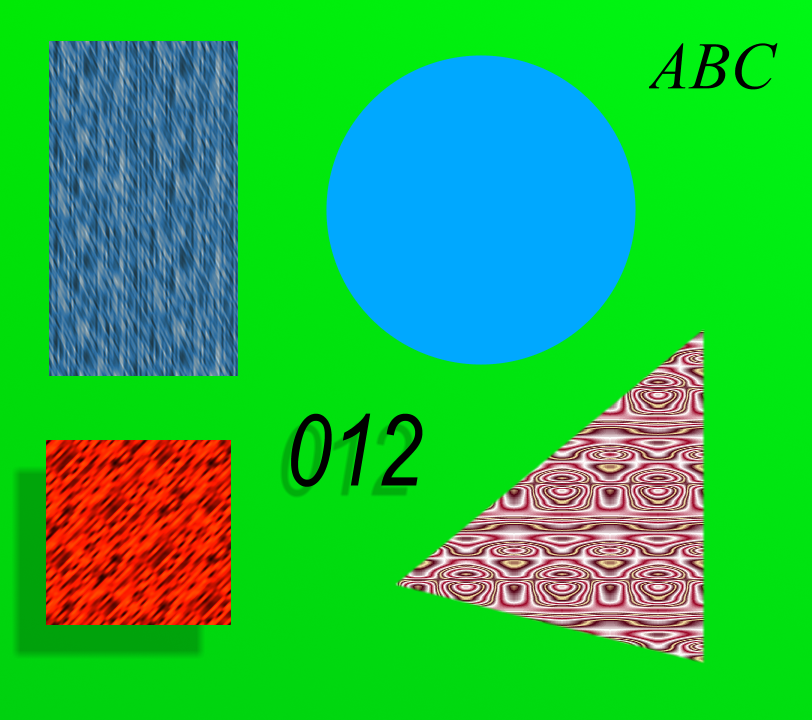
#> input picture img/0.BMP, 812 x 720 px, given in place of 1.bmp, which was not available
$ python main.py
#> lines starting #> are read from the running program, lines starting #| are printed output that depends on the picture; after the words box and inside, x2 and y2 are one past the last pixel; in counts of white or black regions, pixels touching at a corner belong together; pictures that were not available may be replaced by others from this repository, and a replacement may not be noted
import cv2 as cv
import numpy as np

def main():
    # Load the image with default color mode (BGR)
    img = cv.imread('img/1.bmp')
#> img is the input picture: shape (720, 812, 3); mean B, G, R 69.8, 184.7, 35.5
    if img is None:
        print("Error: Image not found.")
        return

    background = cv.imread('img/back.jpg')
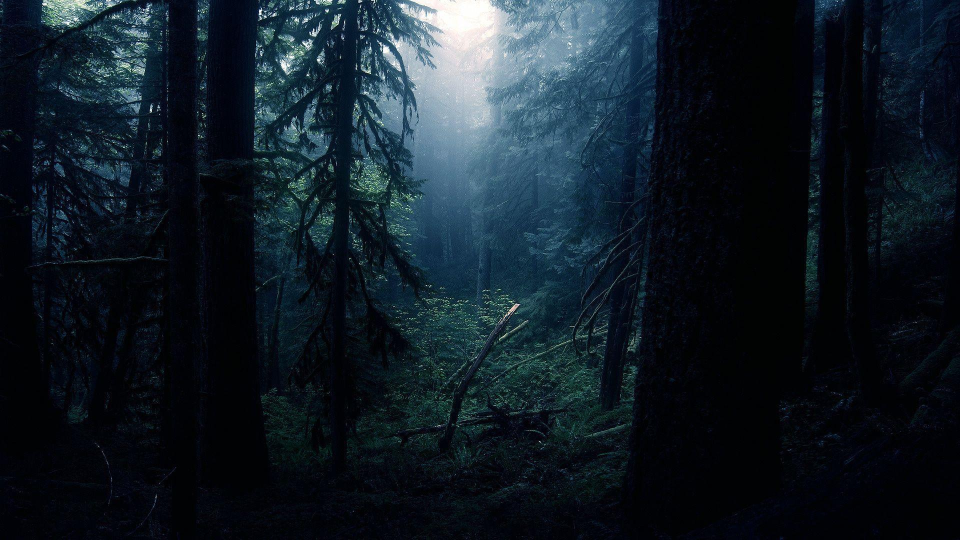
#> input picture img/back.jpg, 1920 x 1080 px (shown at 1/2 size)
#> background is the input picture: shape (1080, 1920, 3); mean B, G, R 37.5, 28.7, 17.9
    if background is None:
        print("Error: Image not found.")
        return

    # Show the original image
    cv.imshow('Original Image', img)
    cv.waitKey(0)

    # Convert BGR to HSV
    hsv = cv.cvtColor(img, cv.COLOR_BGR2HSV)
#> hsv: shape (720, 812, 3); mean H, S, V 73.8, 228.2, 215.3

    # set range for green detection
    lower_green = np.array([45, 50, 50])
    upper_green = np.array([75, 255, 255])

    # Create a mask for green color
    mask = cv.inRange(hsv, lower_green, upper_green)
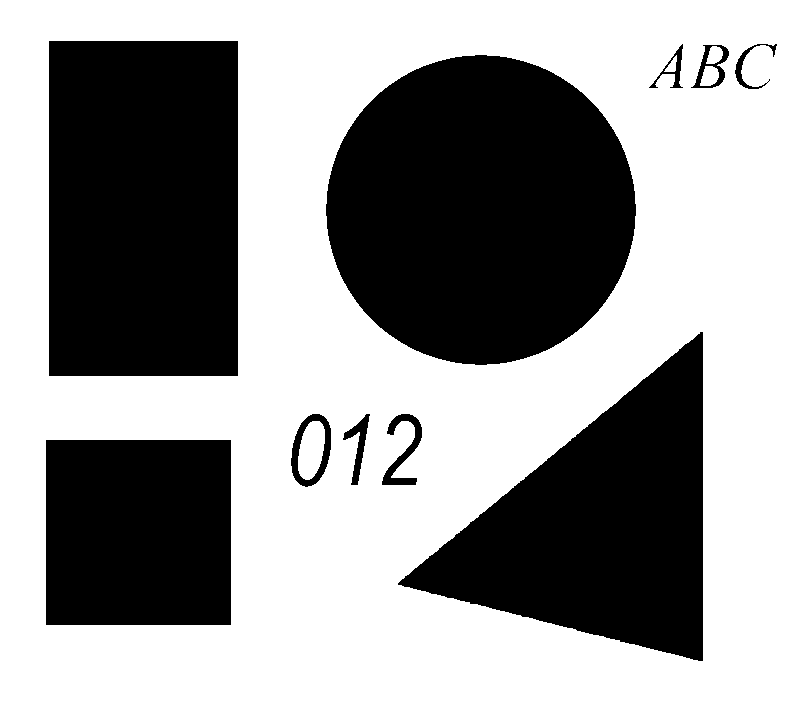
#> mask: shape (720, 812); 61.1% white; 10 black regions, largest, box (x1, y1, x2, y2) and area: (326, 55, 636, 365) 75108, (49, 41, 238, 376) 63315, (398, 332, 703, 661) 50748
    cv.imshow('Green Mask', mask)
    cv.waitKey(0)

    mask_inv = cv.bitwise_not(mask)
    cv.imshow("Inverse green mask", mask_inv)
    cv.waitKey(0)

    mask_float = mask_inv.astype(np.float32) / 255.0
    blurred_mask = cv.GaussianBlur(mask_float, (15,15), 0)
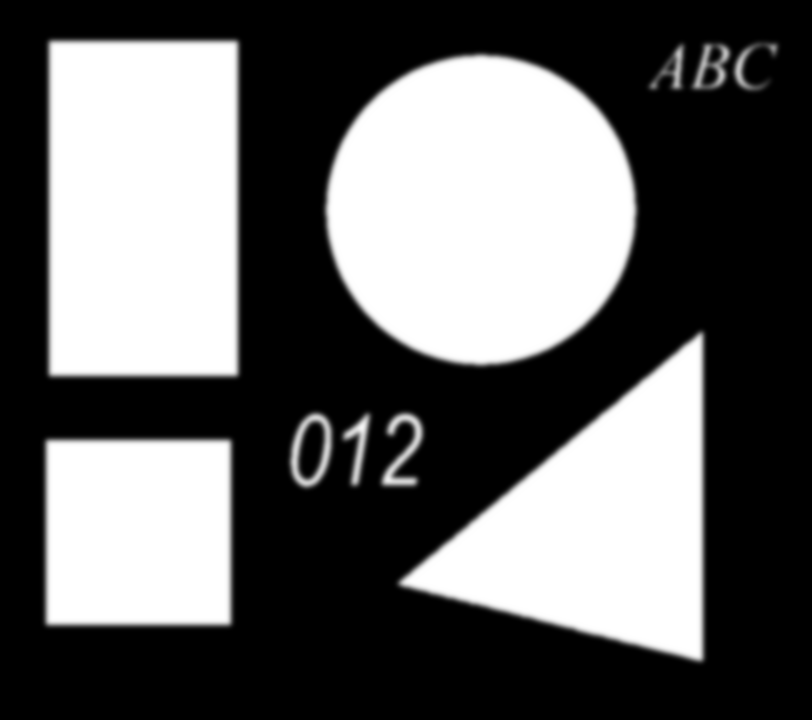
#> blurred_mask: shape (720, 812) float32; min 0, max 1, mean 0.389
    #blurred_mask = np.clip(blurred_mask, 0.0, 1.0)
    cv.imshow("Blurred Inverse Mask", blurred_mask)
    cv.waitKey(0)

    # [4 lines of commented-out code are left out]


    blurred_mask_3d = cv.merge([blurred_mask, blurred_mask, blurred_mask])
    foreground = img.astype(np.float32) * blurred_mask_3d
    foreground = foreground.astype(np.uint8)
    cv.imshow("Foreground", foreground)
    cv.waitKey(0)

    # aqui
    foreground_limpo = foreground.copy()
    b, g, r = cv.split(foreground_limpo)
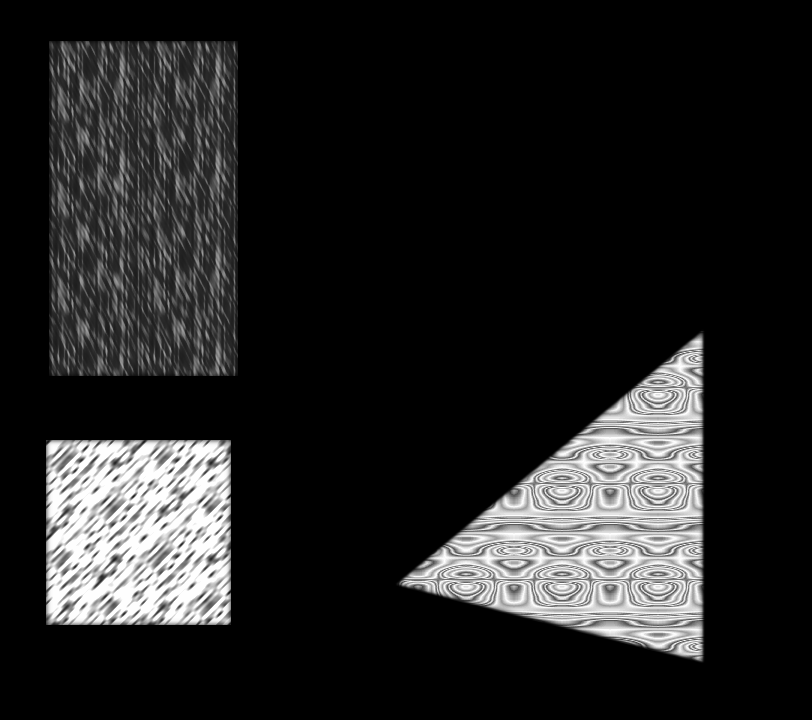
#> r: shape (720, 812); min 0, max 254, mean 34.6
    condicao_despill = (g > r) & (g > b) & (b > 0)
#> condicao_despill: shape (720, 812) bool; 3.5% white; 16 white regions (1 under 20 px), largest, box (x1, y1, x2, y2) and area: (395, 329, 707, 665) 4542, (322, 51, 640, 369) 4064, (46, 38, 242, 380) 3366
    novo_g = ((r.astype(float) + b.astype(float)) / 2).astype(np.uint8)

    # Aplica a correção apenas nos pixels que satisfazem a condição
    g[condicao_despill] = novo_g[condicao_despill]
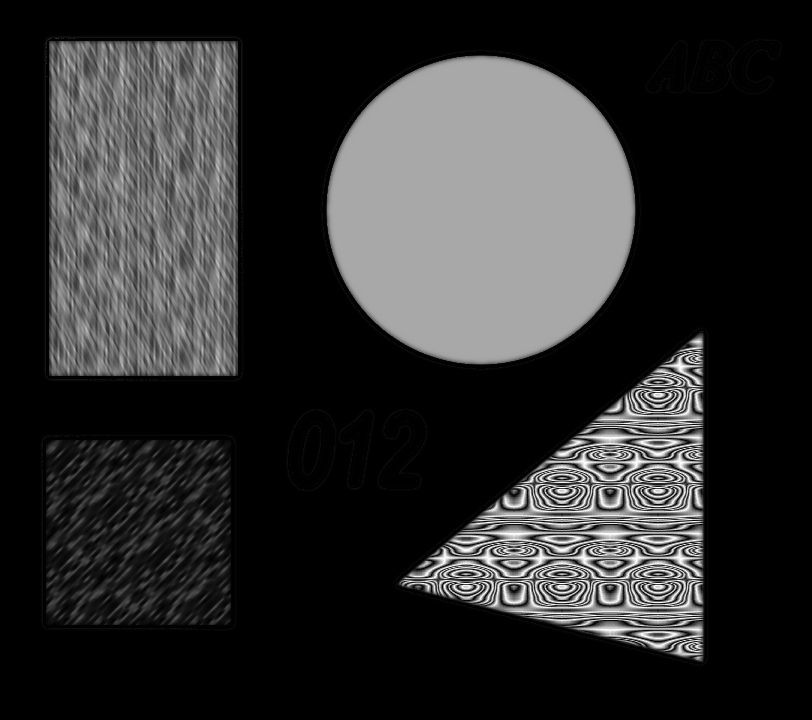
#> g: shape (720, 812); min 0, max 253, mean 46.3
    foreground_limpo = cv.merge([b, g, r])

    cv.imshow("Foreground Cleaned", foreground_limpo)
    cv.waitKey(0)


    # Resize background to match foreground dimensions
    h, w = img.shape[:2]
#> h = 720; w = 812
    background_resized = cv.resize(background, (w, h))
    cv.imshow("Resized Background", background_resized)
    cv.waitKey(0)

    # Create inverse mask for background
    background_mask_3d = cv.merge([1.0 - blurred_mask, 1.0 - blurred_mask, 1.0 - blurred_mask])
    background_part = background_resized.astype(np.float32) * background_mask_3d
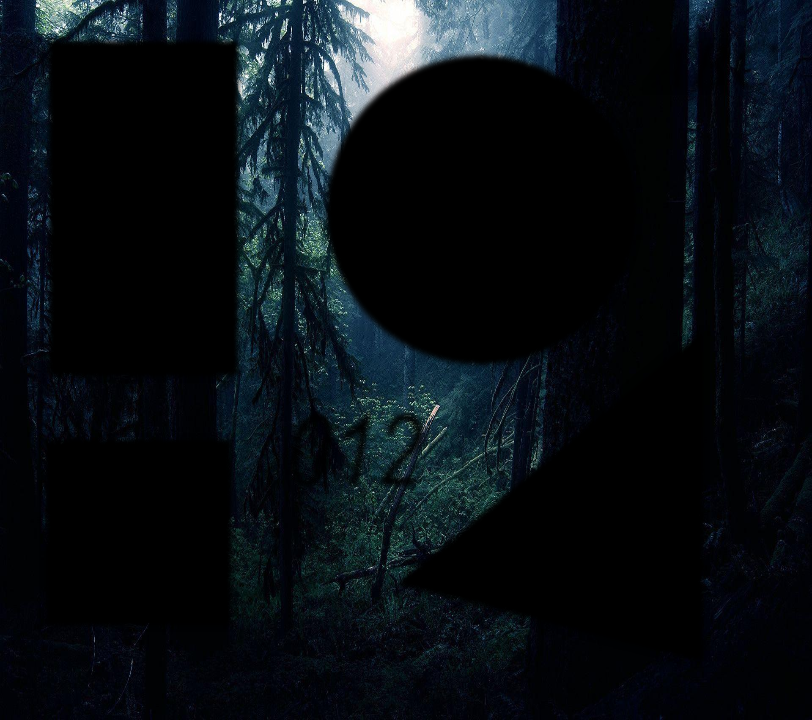
#> background_part: shape (720, 812, 3) float32; mean B, G, R 20.2, 15.4, 9.7; drawn with min black and max white
    background_part = background_part.astype(np.uint8)
    cv.imshow("Background Part", background_part)
    cv.waitKey(0)

    # Combine foreground and background
    result = cv.add(foreground_limpo, background_part)
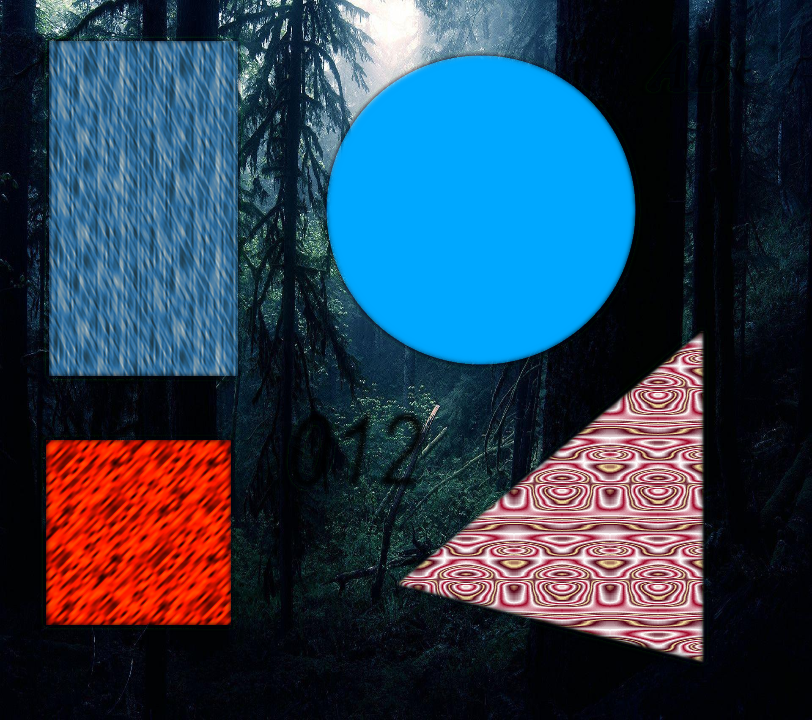
#> result: shape (720, 812, 3); mean B, G, R 80.2, 61.6, 44.2
    cv.imshow("Final Result", result)
    cv.waitKey(0)

    cv.destroyAllWindows()


if __name__ == "__main__":
    main()
